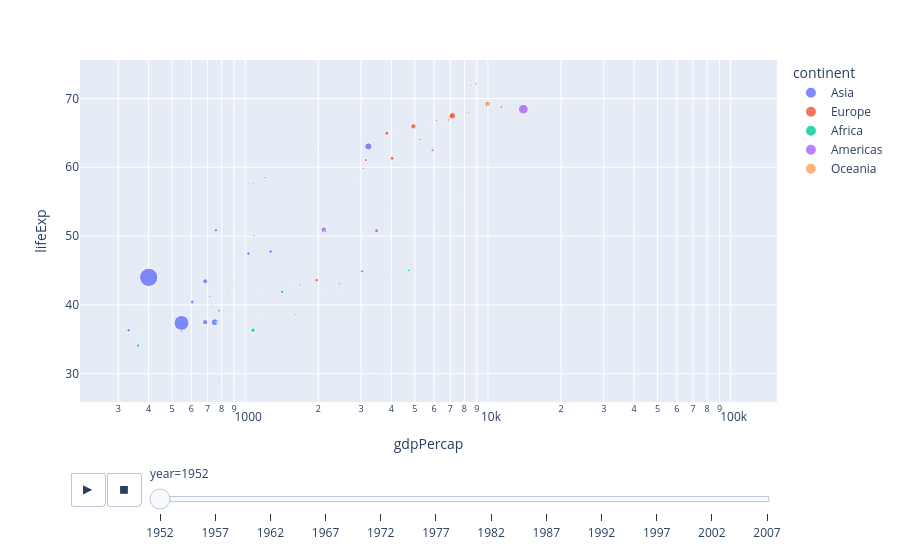

Here is the notebook cell this chart was saved with:
### Code cell
#gdp wrt life expectancy of the continent
fig = px.scatter(df, x='gdpPercap',
                 y='lifeExp', size='pop',
                 color='continent',
                 animation_frame='year',
                 log_x=True,opacity=0.8, hover_name='country')
fig.show()
#here px.scatter crates a scatter plot
# size is bubble size ='pop' means the larger the population the bigger the bubble
#color (Adds color categories) represents different color for continent
#animation-frame (Creates animation over a column)='year' make the graph move with repect to year
#log_x=True Changes X-axis to logarithmic scale for better scale
#opacity provide opacity of graph
#hover_name Shows name when you hoverd  skjdnpjn thie h rj s,

### Figure 1 — Plotly figure (JSON) as saved in the notebook; plotly's stock layout.template omitted (floating-point values rounded to 4 significant figures)
{"data": [{"hovertemplate": "<b>%{hovertext}</b><br><br>continent=Asia<br>year=1952<br>gdpPercap=%{x}<br>lifeExp=%{y}<br>pop=%{marker.size}<extra></extra>", "hovertext": ["Afghanistan", "Bahrain", "Bangladesh", "Cambodia", "China", "Hong Kong, China", "India", "Indonesia", "Iran", "Iraq", "Israel", "Japan", "Jordan", "Korea, Dem. Rep.", "Korea, Rep.", "Kuwait", "Lebanon", "Malaysia", "Mongolia", "Myanmar", "Nepal", "Oman", "Pakistan", "Philippines", "Saudi Arabia", "Singapore", "Sri Lanka", "Syria", "Taiwan", "Thailand", "Vietnam", "West Bank and Gaza", "Yemen, Rep."], "legendgroup": "Asia", "marker": {"color": "#636efa", "opacity": 0.8, "size": [8425333, 120447, 46886859, 4693836, 556263527, 2125900, 372000000, 82052000, 17272000, 5441766, 1620914, 86459025, 607914, 8865488, 20947571, 160000, 1439529, 6748378, 800663, 20092996, 9182536, 507833, 41346560, 22438691, 4005677, 1127000, 7982342, 3661549, 8550362, 21289402, 26246839, 1030585, 4963829], "sizemode": "area", "sizeref": 3297000.0, "symbol": "circle"}, "mode": "markers", "name": "Asia", "orientation": "v", "showlegend": true, "type": "scatter", "x": [779.4, 9867.0, 684.2, 368.5, 400.4, 3054.0, 546.6, 749.7, 3035.0, 4130.0, 4087.0, 3217.0, 1547.0, 1088.0, 1031.0, 108400.0, 4835.0, 1831.0, 786.6, 331.0, 545.9, 1828.0, 684.6, 1273.0, 6460.0, 2315.0, 1084.0, 1643.0, 1207.0, 757.8, 605.1, 1516.0, 781.7], "xaxis": "x", "y": [28.8, 50.94, 37.48, 39.42, 44.0, 60.96, 37.37, 37.47, 44.87, 45.32, 65.39, 63.03, 43.16, 50.06, 47.45, 55.56, 55.93, 48.46, 42.24, 36.32, 36.16, 37.58, 43.44, 47.75, 39.88, 60.4, 57.59, 45.88, 58.5, 50.85, 40.41, 43.16, 32.55], "yaxis": "y"}, {"hovertemplate": "<b>%{hovertext}</b><br><br>continent=Europe<br>year=1952<br>gdpPercap=%{x}<br>lifeExp=%{y}<br>pop=%{marker.size}<extra></extra>", "hovertext": ["Albania", "Austria", "Belgium", "Bosnia and Herzegovina", "Bulgaria", "Croatia", "Czech Republic", "Denmark", "Finland", "France", "Germany", "Greece", "Hungary", "Iceland", "Ireland", "Italy", "Montenegro", "Netherlands", "Norway", "Poland", "Portugal", "Romania", "Serbia", "Slovak Republic", "Slovenia", "Spain", "Sweden", "Switzerland", "Turkey", "United Kingdom"], "legendgroup": "Europe", "marker": {"color": "#EF553B", "opacity": 0.8, "size": [1282697, 6927772, 8730405, 2791000, 7274900, 3882229, 9125183, 4334000, 4090500, 42459667, 69145952, 7733250, 9504000, 147962, 2952156, 47666000, 413834, 10381988, 3327728, 25730551, 8526050, 16630000, 6860147, 3558137, 1489518, 28549870, 7124673, 4815000, 22235677, 50430000], "sizemode": "area", "sizeref": 3297000.0, "symbol": "circle"}, "mode": "markers", "name": "Europe", "orientation": "v", "showlegend": true, "type": "scatter", "x": [1601.0, 6137.0, 8343.0, 973.5, 2444.0, 3119.0, 6876.0, 9692.0, 6425.0, 7030.0, 7144.0, 3531.0, 5264.0, 7268.0, 5210.0, 4931.0, 2648.0, 8942.0, 10100.0, 4029.0, 3068.0, 3145.0, 3581.0, 5075.0, 4215.0, 3834.0, 8528.0, 14730.0, 1969.0, 9980.0], "xaxis": "x", "y": [55.23, 66.8, 68.0, 53.82, 59.6, 61.21, 66.87, 70.78, 66.55, 67.41, 67.5, 65.86, 64.03, 72.49, 66.91, 65.94, 59.16, 72.13, 72.67, 61.31, 59.82, 61.05, 58.0, 64.36, 65.57, 64.94, 71.86, 69.62, 43.59, 69.18], "yaxis": "y"}, {"hovertemplate": "<b>%{hovertext}</b><br><br>continent=Africa<br>year=1952<br>gdpPercap=%{x}<br>lifeExp=%{y}<br>pop=%{marker.size}<extra></extra>", "hovertext": ["Algeria", "Angola", "Benin", "Botswana", "Burkina Faso", "Burundi", "Cameroon", "Central African Republic", "Chad", "Comoros", "Congo, Dem. Rep.", "Congo, Rep.", "Cote d'Ivoire", "Djibouti", "Egypt", "Equatorial Guinea", "Eritrea", "Ethiopia", "Gabon", "Gambia", "Ghana", "Guinea", "Guinea-Bissau", "Kenya", "Lesotho", "Liberia", "Libya", "Madagascar", "Malawi", "Mali", "Mauritania", "Mauritius", "Morocco", "Mozambique", "Namibia", "Niger", "Nigeria", "Reunion", "Rwanda", "Sao Tome and Principe", "Senegal", "Sierra Leone", "Somalia", "South Africa", "Sudan", "Swaziland", "Tanzania", "Togo", "Tunisia", "Uganda", "Zambia", "Zimbabwe"], "legendgroup": "Africa", "marker": {"color": "#00cc96", "opacity": 0.8, "size": [9279525, 4232095, 1738315, 442308, 4469979, 2445618, 5009067, 1291695, 2682462, 153936, 14100005, 854885, 2977019, 63149, 22223309, 216964, 1438760, 20860941, 420702, 284320, 5581001, 2664249, 580653, 6464046, 748747, 863308, 1019729, 4762912, 2917802, 3838168, 1022556, 516556, 9939217, 6446316, 485831, 3379468, 33119096, 257700, 2534927, 60011, 2755589, 2143249, 2526994, 14264935, 8504667, 290243, 8322925, 1219113, 3647735, 5824797, 2672000, 3080907], "sizemode": "area", "sizeref": 3297000.0, "symbol": "circle"}, "mode": "markers", "name": "Africa", "orientation": "v", "showlegend": true, "type": "scatter", "x": [2449.0, 3521.0, 1063.0, 851.2, 543.3, 339.3, 1173.0, 1071.0, 1179.0, 1103.0, 780.5, 2126.0, 1389.0, 2670.0, 1419.0, 375.6, 328.9, 362.1, 4293.0, 485.2, 911.3, 510.2, 299.9, 853.5, 298.8, 575.6, 2388.0, 1443.0, 369.2, 452.3, 743.1, 1968.0, 1688.0, 468.5, 2424.0, 761.9, 1077.0, 2719.0, 493.3, 879.6, 1450.0, 879.8, 1136.0, 4725.0, 1616.0, 1148.0, 716.7, 859.8, 1468.0, 734.8, 1147.0, 406.9], "xaxis": "x", "y": [43.08, 30.02, 38.22, 47.62, 31.98, 39.03, 38.52, 35.46, 38.09, 40.72, 39.14, 42.11, 40.48, 34.81, 41.89, 34.48, 35.93, 34.08, 37.0, 30.0, 43.15, 33.61, 32.5, 42.27, 42.14, 38.48, 42.72, 36.68, 36.26, 33.69, 40.54, 50.99, 42.87, 31.29, 41.73, 37.44, 36.32, 52.72, 40.0, 46.47, 37.28, 30.33, 32.98, 45.01, 38.63, 41.41, 41.22, 38.6, 44.6, 39.98, 42.04, 48.45], "yaxis": "y"}, {"hovertemplate": "<b>%{hovertext}</b><br><br>continent=Americas<br>year=1952<br>gdpPercap=%{x}<br>lifeExp=%{y}<br>pop=%{marker.size}<extra></extra>", "hovertext": ["Argentina", "Bolivia", "Brazil", "Canada", "Chile", "Colombia", "Costa Rica", "Cuba", "Dominican Republic", "Ecuador", "El Salvador", "Guatemala", "Haiti", "Honduras", "Jamaica", "Mexico", "Nicaragua", "Panama", "Paraguay", "Peru", "Puerto Rico", "Trinidad and Tobago", "United States", "Uruguay", "Venezuela"], "legendgroup": "Americas", "marker": {"color": "#ab63fa", "opacity": 0.8, "size": [17876956, 2883315, 56602560, 14785584, 6377619, 12350771, 926317, 6007797, 2491346, 3548753, 2042865, 3146381, 3201488, 1517453, 1426095, 30144317, 1165790, 940080, 1555876, 8025700, 2227000, 662850, 157553000, 2252965, 5439568], "sizemode": "area", "sizeref": 3297000.0, "symbol": "circle"}, "mode": "markers", "name": "Americas", "orientation": "v", "showlegend": true, "type": "scatter", "x": [5911.0, 2677.0, 2109.0, 11370.0, 3940.0, 2144.0, 2627.0, 5587.0, 1398.0, 3522.0, 3048.0, 2428.0, 1840.0, 2195.0, 2899.0, 3478.0, 3112.0, 2480.0, 1952.0, 3759.0, 3082.0, 3023.0, 13990.0, 5717.0, 7690.0], "xaxis": "x", "y": [62.48, 40.41, 50.92, 68.75, 54.74, 50.64, 57.21, 59.42, 45.93, 48.36, 45.26, 42.02, 37.58, 41.91, 58.53, 50.79, 42.31, 55.19, 62.65, 43.9, 64.28, 59.1, 68.44, 66.07, 55.09], "yaxis": "y"}, {"hovertemplate": "<b>%{hovertext}</b><br><br>continent=Oceania<br>year=1952<br>gdpPercap=%{x}<br>lifeExp=%{y}<br>pop=%{marker.size}<extra></extra>", "hovertext": ["Australia", "New Zealand"], "legendgroup": "Oceania", "marker": {"color": "#FFA15A", "opacity": 0.8, "size": [8691212, 1994794], "sizemode": "area", "sizeref": 3297000.0, "symbol": "circle"}, "mode": "markers", "name": "Oceania", "orientation": "v", "showlegend": true, "type": "scatter", "x": [10040.0, 10560.0], "xaxis": "x", "y": [69.12, 69.39], "yaxis": "y"}], "layout": {"legend": {"itemsizing": "constant", "title": {"text": "continent"}, "tracegroupgap": 0}, "margin": {"t": 60}, "sliders": [{"active": 0, "currentvalue": {"prefix": "year="}, "len": 0.9, "pad": {"b": 10, "t": 60}, "steps": [{"args": [["1952"], {"frame": {"duration": 0, "redraw": false}, "fromcurrent": true, "mode": "immediate", "transition": {"duration": 0, "easing": "linear"}}], "label": "1952", "method": "animate"}, {"args": [["1957"], {"frame": {"duration": 0, "redraw": false}, "fromcurrent": true, "mode": "immediate", "transition": {"duration": 0, "easing": "linear"}}], "label": "1957", "method": "animate"}, {"args": [["1962"], {"frame": {"duration": 0, "redraw": false}, "fromcurrent": true, "mode": "immediate", "transition": {"duration": 0, "easing": "linear"}}], "label": "1962", "method": "animate"}, {"args": [["1967"], {"frame": {"duration": 0, "redraw": false}, "fromcurrent": true, "mode": "immediate", "transition": {"duration": 0, "easing": "linear"}}], "label": "1967", "method": "animate"}, {"args": [["1972"], {"frame": {"duration": 0, "redraw": false}, "fromcurrent": true, "mode": "immediate", "transition": {"duration": 0, "easing": "linear"}}], "label": "1972", "method": "animate"}, {"args": [["1977"], {"frame": {"duration": 0, "redraw": false}, "fromcurrent": true, "mode": "immediate", "transition": {"duration": 0, "easing": "linear"}}], "label": "1977", "method": "animate"}, {"args": [["1982"], {"frame": {"duration": 0, "redraw": false}, "fromcurrent": true, "mode": "immediate", "transition": {"duration": 0, "easing": "linear"}}], "label": "1982", "method": "animate"}, {"args": [["1987"], {"frame": {"duration": 0, "redraw": false}, "fromcurrent": true, "mode": "immediate", "transition": {"duration": 0, "easing": "linear"}}], "label": "1987", "method": "animate"}, {"args": [["1992"], {"frame": {"duration": 0, "redraw": false}, "fromcurrent": true, "mode": "immediate", "transition": {"duration": 0, "easing": "linear"}}], "label": "1992", "method": "animate"}, {"args": [["1997"], {"frame": {"duration": 0, "redraw": false}, "fromcurrent": true, "mode": "immediate", "transition": {"duration": 0, "easing": "linear"}}], "label": "1997", "method": "animate"}, {"args": [["2002"], {"frame": {"duration": 0, "redraw": false}, "fromcurrent": true, "mode": "immediate", "transition": {"duration": 0, "easing": "linear"}}], "label": "2002", "method": "animate"}, {"args": [["2007"], {"frame": {"duration": 0, "redraw": false}, "fromcurrent": true, "mode": "immediate", "transition": {"duration": 0, "easing": "linear"}}], "label": "2007", "method": "animate"}], "x": 0.1, "xanchor": "left", "y": 0, "yanchor": "top"}], "updatemenus": [{"buttons": [{"args": [null, {"frame": {"duration": 500, "redraw": false}, "fromcurrent": true, "mode": "immediate", "transition": {"duration": 500, "easing": "linear"}}], "label": "&#9654;", "method": "animate"}, {"args": [[null], {"frame": {"duration": 0, "redraw": false}, "fromcurrent": true, "mode": "immediate", "transition": {"duration": 0, "easing": "linear"}}], "label": "&#9724;", "method": "animate"}], "direction": "left", "pad": {"r": 10, "t": 70}, "showactive": false, "type": "buttons", "x": 0.1, "xanchor": "right", "y": 0, "yanchor": "top"}], "xaxis": {"anchor": "y", "domain": [0, 1], "title": {"text": "gdpPercap"}, "type": "log"}, "yaxis": {"anchor": "x", "domain": [0, 1], "title": {"text": "lifeExp"}}}}
